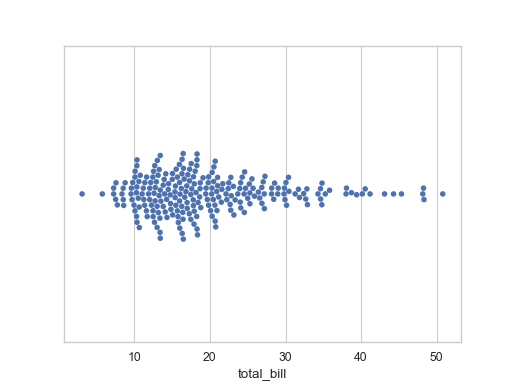

Here is the Python script that generated this plot:
import seaborn as sns
sns.set(style="whitegrid")
tips = sns.load_dataset("tips")
ax = sns.swarmplot(x=tips["total_bill"])
